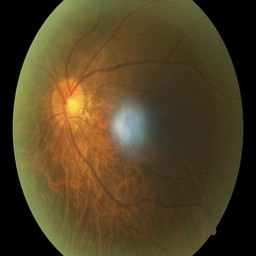
#> input picture new_images/img/11_left.jpeg, 256 x 256 px, found by its file name
$ python Rotate90.py
#> lines starting #> are read from the running program, lines starting #| are printed output that depends on the picture
from PIL import Image


def rotate(image_path, degrees_to_rotate, saved_location):
    """
    Rotate the given photo the amount of given degreesk, show it and save it

    @param image_path: The path to the image to edit
    @param degrees_to_rotate: The number of degrees to rotate the image
    @param saved_location: Path to save the cropped image
    """
#> called with degrees_to_rotate = 90
    image_obj = Image.open(image_path)
#> image_obj is the input picture: PIL image 256x256 RGB; mean R, G, B 80.5, 65.5, 36.5
    rotated_image = image_obj.rotate(degrees_to_rotate)
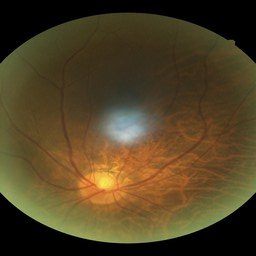
#> rotated_image: PIL image 256x256 RGB; mean R, G, B 80.5, 65.5, 36.5
    rotated_image.save(saved_location)
    #rotated_image.show()

    print("Succeeded Rotating 90° Image %s " % image_path)

if __name__ == '__main__':
    image = 'H:/xampp/htdocs/DiabeticRetinopathy/new_images/img/11_left.jpeg'
    image_mirror = 'H:/xampp/htdocs/DiabeticRetinopathy/MirrorImages/11_m_left.jpeg'
    rotate(image, 90, 'H:/xampp/htdocs/DiabeticRetinopathy/rot90/11_left_90.jpeg')
    rotate(image_mirror, 90, 'H:/xampp/htdocs/DiabeticRetinopathy/m_rot90/11_m_left_90.jpeg')
#> call 2 of rotate, with degrees_to_rotate = 90
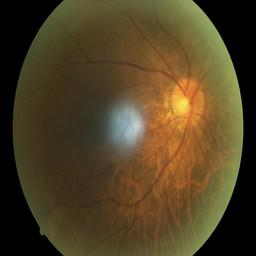
#> input picture MirrorImages/11_m_left.jpeg, 256 x 256 px, found by its file name
#> in rotate, image_obj is the input picture: PIL image 256x256 RGB; mean R, G, B 80.6, 65.5, 36.9
#> in rotate (call 2), `rotated_image = image_obj.rotate(degrees_to_rotate)`:
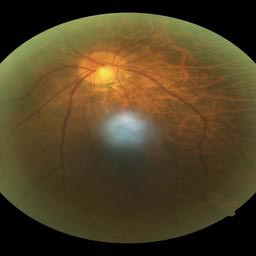
#> rotated_image: PIL image 256x256 RGB; mean R, G, B 80.6, 65.5, 36.9
